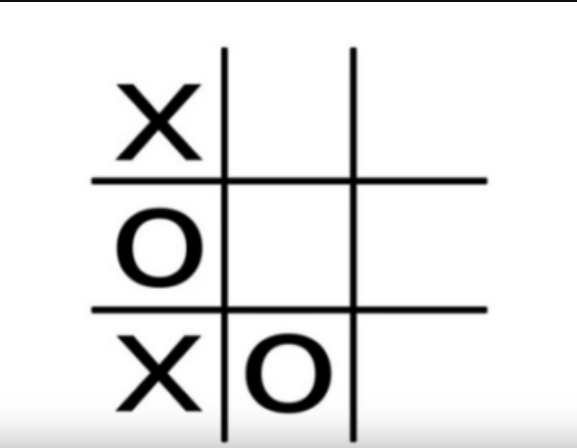
#> input picture examples/221208/test02.png, 577 x 448 px
$ python ex_05.py
#> lines starting #> are read from the running program, lines starting #| are printed output that depends on the picture
import numpy as np
import matplotlib.pyplot as plt
import cv2

## 그리기위한 함수
def drawhoughLinesOnImage(image, hooughLine):
    for line in hooughLine:
        for rho, theta in line:
            a = np.cos(theta)
            b = np.sin(theta)
            x0 = a*rho
            y0 = b*rho
            x1 = int(x0 + 1000 * (-b))
            y1 = int(y0 + 1000 * (a))
            x2 = int(x0 - 1000 * (-b))
            y2 = int(y0 - 1000 * (a))

        cv2.line(image, (x1, y1), (x2, y2), (0, 255, 0), 2)

def draw_circle(img, circle):
    for co, i, in enumerate(circle[0, :], start = 1):
        cv2.circle(img, (i[0], i[1]), i[2], (255, 0, 255), 3)

# 혼합하는 함수
def blend_images(image, final_image, alpha = 0.7, beta = 1., gamma = 0.): # 1.0 = 1.  동일한것!
    return cv2.addWeighted(final_image, alpha, image, beta, gamma)

# 1. 이미지 불러오기
image = cv2.imread('test02.png')
#> image is the input picture: shape (448, 577, 3); mean B, G, R 231.2, 231.2, 231.2

# 2. grayscale
gray_image = cv2.cvtColor(image, cv2.COLOR_RGB2GRAY)

# 3. 가우시안 블러 적용
blurredImage = cv2.GaussianBlur(gray_image, (5,5), 0)
edgeImage = cv2.Canny(blurredImage, 50, 100)
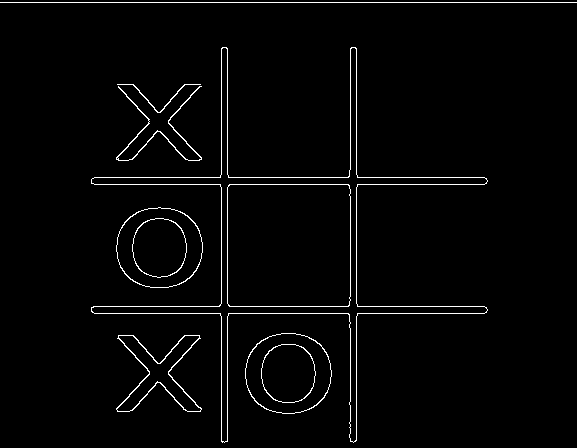
#> edgeImage: shape (448, 577); 2.2% white in thin lines or dots
# cv2.imshow('ee', edgeImage)
# cv2.waitKey(0)

# 4. Detect points that form a line
dis_reso = 1 # Distance resolution in pixels of the Hough grid
theta = np.pi / 180
threshold = 170

# 참고사이트) https://bkshin.tistory.com/entry/OpenCV-23-%ED%97%88%ED%94%84-%EB%B3%80%ED%99%98Hough-Transformation
houghLine = cv2.HoughLines(edgeImage, dis_reso,  theta, threshold)
#> houghLine = [[2, 1.57], [177, 1.57], [313, 1.57], [184, 1.57], [306, 1.57], [221, 0], [227, 0], [356, 0], [350, 0]]
circles = cv2.HoughCircles(
    blurredImage, method = cv2.HOUGH_GRADIENT,
    dp=0.7, minDist = 12, param1 = 70, param2 = 80 )
#> circles = [[159.5, 248.5, 42.7], [287.5, 372.5, 42.5]]

# 5. 비어있는 이미지 생성 create and empty image
houghImage = np.zeros_like(image)   # np_zeros_like() : 여기 들어가는 변수에 0인 넘파이행렬이 나오게됨

#> (the run stopped early here; a loop or call above may not have finished)
